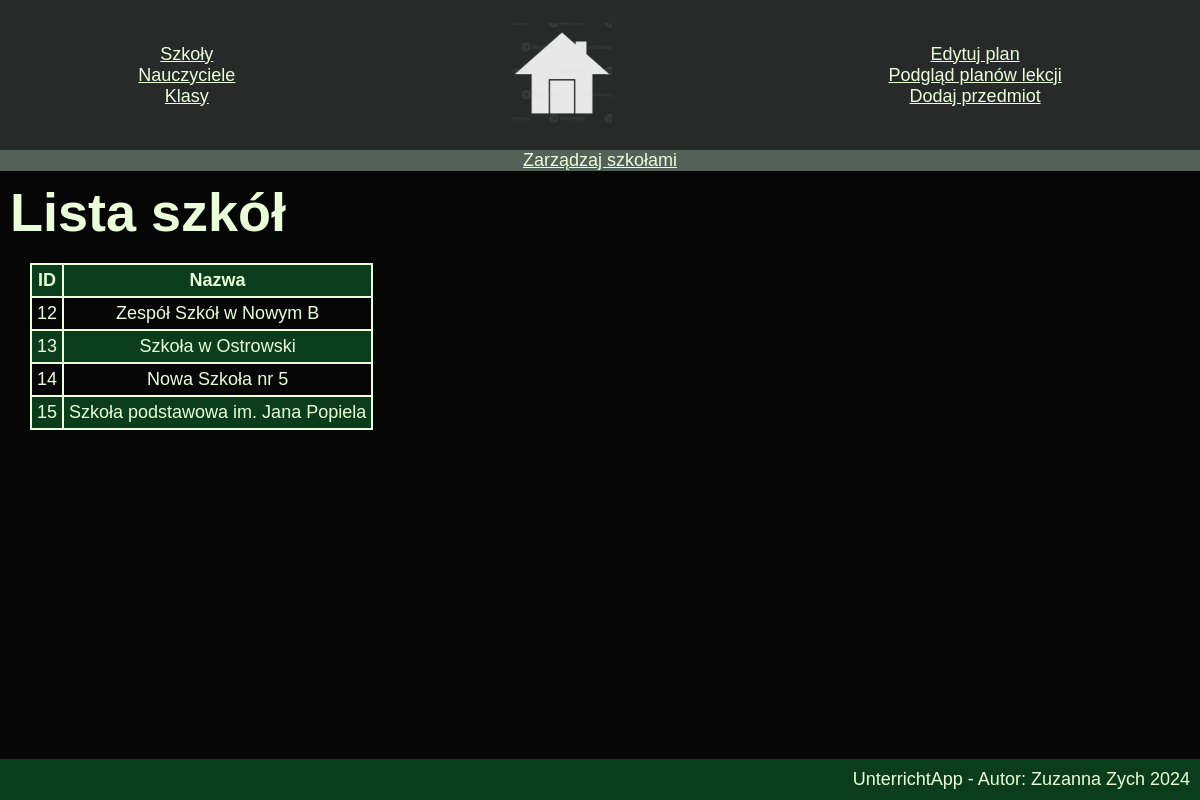
The app's page /szkola.php with its own data.
### tables this page shows
CREATE TABLE `szkola` (
  `id` int(10) UNSIGNED NOT NULL,
  `nazwa` varchar(60) NOT NULL
);

### szkola.php (the view, shortened to what this page needs)
<!DOCTYPE html>
<html lang="pl">
<head>
     <link rel="stylesheet" href="styl.css">
</head>
<body>
     <?php
     include_once "func.php";
     if (!isset($_GET['edit'])) {
          echo"<a id='toggle' class='toggle' href='szkola.php?edit=true'>Zarządzaj szkołami</a>";
     } else if ($_GET['edit'] == "true") {
          echo"<a id='toggle' class='toggle' href='szkola.php?edit=false'>Zobacz szkoły</a>";
     } else {
          echo"<a id='toggle' class='toggle' href='szkola.php?edit=true'>Zarządzaj szkołami</a>";
     }
     ?>
     <?php
     include "conn.php";
          ?>
     <div id="editOFF">
          <div class="lewy">
               <h3>Lista szkół</h3>
               <table>
                    <tr>
                         <th>ID</th>
                         <th>Nazwa</th>
                    </tr>
                    <?php
$result = mysqli_query($conn, "SELECT * from szkola");
while ($row = mysqli_fetch_assoc($result)) {
     echo "<tr>" ;
     foreach($row as $el){
          echo "<td>".$el."</td>";
     }
     echo "</tr>" ;
}
?>
</table>
</div>
</div>
</body>
</html>

### styl.css (style rules this page uses)
:root { --kolor-tla: #060607; --kolor-tekstu: #EAFFD9; --kolor-akcent-jasny: #219147; --kolor-akcent-jasny-szary: #536158; --kolor-akcent-ciemny-szary: #272a28; --kolor-akcent-ciemny: #0b3d1c; --zdj-banner: url("zdj/zielone-liscie-tlo.jpg"); --wielkosc-tekstu: 16px; --wielkosc-h1: calc(var(--wielkosc-tekstu) * 1.5); --wielkosc-h2: calc(var(--wielkosc-tekstu) * 2); --wielkosc-h3: calc(var(--wielkosc-tekstu) * 3); --p-margin: 270px; }
body { min-height: 100vh; width: 100%; box-sizing: border-box; }
* { margin: 0; padding: 0; font-size: var(--wielkosc-tekstu); background-color: var(--kolor-tla); color: var(--kolor-tekstu); box-sizing: border-box; font-family: 'Trebuchet MS', 'Lucida Sans Unicode', 'Lucida Grande', 'Lucida Sans', Arial, sans-serif; }
table, tr, td, th { border: 2.5px solid var(--kolor-tekstu); border-collapse: collapse; }
td, th { text-align: center; padding: 5px; justify-content: center; }
tr:nth-of-type(odd) * { background-color: var(--kolor-akcent-ciemny); }
table { margin: 20px; }
h3 { font-size: var(--wielkosc-h3); }
h1,h2,h3,h4,h5,h6 { margin: 10px 0px 10px 0px; }
.toggle { display: inline-block; width: 100vw; text-align: center; background-color: var(--kolor-akcent-jasny-szary); }
.lewy { float:left; text-align: left; padding-left: 10px; }
.prawy, .lewy { width: 50%; padding-bottom: 70px; }
@media only screen and (max-width: 2600px) { :root { --wielkosc-tekstu:18px } }

### records on screen
szkola: id "12", nazwa "Zespół Szkół w Nowym B"
szkola: id "13", nazwa "Szkoła w Ostrowski"
szkola: id "14", nazwa "Nowa Szkoła nr 5"
szkola: id "15", nazwa "Szkoła podstawowa im. Jana Popiela"
